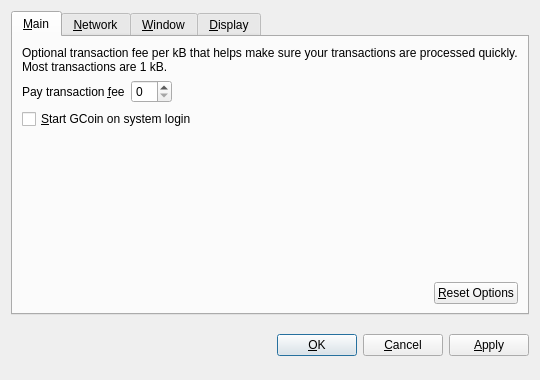
<?xml version="1.0" encoding="UTF-8"?>
<ui version="4.0">
 <class>OptionsDialog</class>
 <widget class="QDialog" name="OptionsDialog">
  <property name="geometry">
   <rect>
    <x>0</x>
    <y>0</y>
    <width>540</width>
    <height>380</height>
   </rect>
  </property>
  <property name="windowTitle">
   <string>Options</string>
  </property>
  <property name="modal">
   <bool>true</bool>
  </property>
  <layout class="QVBoxLayout" name="verticalLayout">
   <item>
    <widget class="QTabWidget" name="tabWidget">
     <property name="tabPosition">
      <enum>QTabWidget::North</enum>
     </property>
     <property name="currentIndex">
      <number>0</number>
     </property>
     <widget class="QWidget" name="tabMain">
      <attribute name="title">
       <string>&amp;Main</string>
      </attribute>
      <layout class="QVBoxLayout" name="verticalLayout_Main">
       <item>
        <widget class="QLabel" name="transactionFeeInfoLabel">
         <property name="text">
          <string>Optional transaction fee per kB that helps make sure your transactions are processed quickly. Most transactions are 1 kB.</string>
         </property>
         <property name="textFormat">
          <enum>Qt::PlainText</enum>
         </property>
         <property name="wordWrap">
          <bool>true</bool>
         </property>
        </widget>
       </item>
       <item>
        <layout class="QHBoxLayout" name="horizontalLayout_1_Main">
         <item>
          <widget class="QLabel" name="transactionFeeLabel">
           <property name="text">
            <string>Pay transaction &amp;fee</string>
           </property>
           <property name="textFormat">
            <enum>Qt::PlainText</enum>
           </property>
           <property name="buddy">
            <cstring>transactionFee</cstring>
           </property>
          </widget>
         </item>
         <item>
          <widget class="BitcoinAmountField" name="transactionFee"/>
         </item>
         <item>
          <spacer name="horizontalSpacer_1_Main">
           <property name="orientation">
            <enum>Qt::Horizontal</enum>
           </property>
           <property name="sizeHint" stdset="0">
            <size>
             <width>40</width>
             <height>20</height>
            </size>
           </property>
          </spacer>
         </item>
        </layout>
       </item>
       <item>
        <widget class="QCheckBox" name="bitcoinAtStartup">
         <property name="toolTip">
          <string>Automatically start GCoin after logging in to the system.</string>
         </property>
         <property name="text">
          <string>&amp;Start GCoin on system login</string>
         </property>
        </widget>
       </item>
       <item>
        <spacer name="verticalSpacer_Main">
         <property name="orientation">
          <enum>Qt::Vertical</enum>
         </property>
         <property name="sizeHint" stdset="0">
          <size>
           <width>20</width>
           <height>40</height>
          </size>
         </property>
        </spacer>
       </item>
       <item>
        <layout class="QHBoxLayout" name="horizontalLayout_2_Main">
         <item>
          <spacer name="horizontalSpacer_2_Main">
           <property name="orientation">
            <enum>Qt::Horizontal</enum>
           </property>
           <property name="sizeHint" stdset="0">
            <size>
             <width>40</width>
             <height>20</height>
            </size>
           </property>
          </spacer>
         </item>
         <item>
          <widget class="QPushButton" name="resetButton">
           <property name="toolTip">
            <string>Reset all client options to default.</string>
           </property>
           <property name="text">
            <string>&amp;Reset Options</string>
           </property>
           <property name="autoDefault">
            <bool>false</bool>
           </property>
          </widget>
         </item>
        </layout>
       </item>
      </layout>
     </widget>
     <widget class="QWidget" name="tabNetwork">
      <attribute name="title">
       <string>&amp;Network</string>
      </attribute>
      <layout class="QVBoxLayout" name="verticalLayout_Network">
       <item>
        <widget class="QCheckBox" name="mapPortUpnp">
         <property name="toolTip">
          <string>Automatically open the GCoin client port on the router. This only works when your router supports UPnP and it is enabled.</string>
         </property>
         <property name="text">
          <string>Map port using &amp;UPnP</string>
         </property>
        </widget>
       </item>
       <item>
        <widget class="QCheckBox" name="connectSocks">
         <property name="toolTip">
          <string>Connect to the GCoin network through a SOCKS proxy (e.g. when connecting through Tor).</string>
         </property>
         <property name="text">
          <string>&amp;Connect through SOCKS proxy:</string>
         </property>
        </widget>
       </item>
       <item>
        <layout class="QHBoxLayout" name="horizontalLayout_Network">
         <item>
          <widget class="QLabel" name="proxyIpLabel">
           <property name="text">
            <string>Proxy &amp;IP:</string>
           </property>
           <property name="textFormat">
            <enum>Qt::PlainText</enum>
           </property>
           <property name="buddy">
            <cstring>proxyIp</cstring>
           </property>
          </widget>
         </item>
         <item>
          <widget class="QValidatedLineEdit" name="proxyIp">
           <property name="maximumSize">
            <size>
             <width>140</width>
             <height>16777215</height>
            </size>
           </property>
           <property name="toolTip">
            <string>IP address of the proxy (e.g. 127.0.0.1)</string>
           </property>
          </widget>
         </item>
         <item>
          <widget class="QLabel" name="proxyPortLabel">
           <property name="text">
            <string>&amp;Port:</string>
           </property>
           <property name="textFormat">
            <enum>Qt::PlainText</enum>
           </property>
           <property name="buddy">
            <cstring>proxyPort</cstring>
           </property>
          </widget>
         </item>
         <item>
          <widget class="QLineEdit" name="proxyPort">
           <property name="maximumSize">
            <size>
             <width>55</width>
             <height>16777215</height>
            </size>
           </property>
           <property name="toolTip">
            <string>Port of the proxy (e.g. 9050)</string>
           </property>
          </widget>
         </item>
         <item>
          <widget class="QLabel" name="socksVersionLabel">
           <property name="text">
            <string>SOCKS &amp;Version:</string>
           </property>
           <property name="textFormat">
            <enum>Qt::PlainText</enum>
           </property>
           <property name="buddy">
            <cstring>socksVersion</cstring>
           </property>
          </widget>
         </item>
         <item>
          <widget class="QValueComboBox" name="socksVersion">
           <property name="toolTip">
            <string>SOCKS version of the proxy (e.g. 5)</string>
           </property>
          </widget>
         </item>
         <item>
          <spacer name="horizontalSpacer_Network">
           <property name="orientation">
            <enum>Qt::Horizontal</enum>
           </property>
           <property name="sizeHint" stdset="0">
            <size>
             <width>40</width>
             <height>20</height>
            </size>
           </property>
          </spacer>
         </item>
        </layout>
       </item>
       <item>
        <spacer name="verticalSpacer_Network">
         <property name="orientation">
          <enum>Qt::Vertical</enum>
         </property>
         <property name="sizeHint" stdset="0">
          <size>
           <width>20</width>
           <height>40</height>
          </size>
         </property>
        </spacer>
       </item>
      </layout>
     </widget>
     <widget class="QWidget" name="tabWindow">
      <attribute name="title">
       <string>&amp;Window</string>
      </attribute>
      <layout class="QVBoxLayout" name="verticalLayout_Window">
       <item>
        <widget class="QCheckBox" name="minimizeToTray">
         <property name="toolTip">
          <string>Show only a tray icon after minimizing the window.</string>
         </property>
         <property name="text">
          <string>&amp;Minimize to the tray instead of the taskbar</string>
         </property>
        </widget>
       </item>
       <item>
        <widget class="QCheckBox" name="minimizeOnClose">
         <property name="toolTip">
          <string>Minimize instead of exit the application when the window is closed. When this option is enabled, the application will be closed only after selecting Quit in the menu.</string>
         </property>
         <property name="text">
          <string>M&amp;inimize on close</string>
         </property>
        </widget>
       </item>
       <item>
        <spacer name="verticalSpacer_Window">
         <property name="orientation">
          <enum>Qt::Vertical</enum>
         </property>
         <property name="sizeHint" stdset="0">
          <size>
           <width>20</width>
           <height>40</height>
          </size>
         </property>
        </spacer>
       </item>
      </layout>
     </widget>
     <widget class="QWidget" name="tabDisplay">
      <attribute name="title">
       <string>&amp;Display</string>
      </attribute>
      <layout class="QVBoxLayout" name="verticalLayout_Display">
       <item>
        <layout class="QHBoxLayout" name="horizontalLayout_1_Display">
         <item>
          <widget class="QLabel" name="langLabel">
           <property name="text">
            <string>User Interface &amp;language:</string>
           </property>
           <property name="textFormat">
            <enum>Qt::PlainText</enum>
           </property>
           <property name="buddy">
            <cstring>lang</cstring>
           </property>
          </widget>
         </item>
         <item>
          <widget class="QValueComboBox" name="lang">
           <property name="toolTip">
            <string>The user interface language can be set here. This setting will take effect after restarting GCoin.</string>
           </property>
          </widget>
         </item>
        </layout>
       </item>
       <item>
        <layout class="QHBoxLayout" name="horizontalLayout_2_Display">
         <item>
          <widget class="QLabel" name="unitLabel">
           <property name="text">
            <string>&amp;Unit to show amounts in:</string>
           </property>
           <property name="textFormat">
            <enum>Qt::PlainText</enum>
           </property>
           <property name="buddy">
            <cstring>unit</cstring>
           </property>
          </widget>
         </item>
         <item>
          <widget class="QValueComboBox" name="unit">
           <property name="toolTip">
            <string>Choose the default subdivision unit to show in the interface and when sending coins.</string>
           </property>
          </widget>
         </item>
        </layout>
       </item>
       <item>
        <widget class="QCheckBox" name="displayAddresses">
         <property name="toolTip">
          <string>Whether to show GCoin addresses in the transaction list or not.</string>
         </property>
         <property name="text">
          <string>&amp;Display addresses in transaction list</string>
         </property>
        </widget>
       </item>
       <item>
        <widget class="QCheckBox" name="coinControlFeatures">
         <property name="toolTip">
          <string>Whether to show coin control features or not.</string>
         </property>
         <property name="text">
          <string>Display coin &amp;control features (experts only!)</string>
         </property>
        </widget>
       </item>
       <item>
        <spacer name="verticalSpacer_Display">
         <property name="orientation">
          <enum>Qt::Vertical</enum>
         </property>
         <property name="sizeHint" stdset="0">
          <size>
           <width>20</width>
           <height>40</height>
          </size>
         </property>
        </spacer>
       </item>
      </layout>
     </widget>
    </widget>
   </item>
   <item>
    <layout class="QHBoxLayout" name="horizontalLayout_Buttons">
     <item>
      <spacer name="horizontalSpacer_1">
       <property name="orientation">
        <enum>Qt::Horizontal</enum>
       </property>
       <property name="sizeHint" stdset="0">
        <size>
         <width>40</width>
         <height>48</height>
        </size>
       </property>
      </spacer>
     </item>
     <item>
      <widget class="QLabel" name="statusLabel">
       <property name="font">
        <font>
         <weight>75</weight>
         <bold>true</bold>
        </font>
       </property>
       <property name="text">
        <string/>
       </property>
       <property name="textFormat">
        <enum>Qt::PlainText</enum>
       </property>
       <property name="wordWrap">
        <bool>true</bool>
       </property>
      </widget>
     </item>
     <item>
      <spacer name="horizontalSpacer_2">
       <property name="orientation">
        <enum>Qt::Horizontal</enum>
       </property>
       <property name="sizeHint" stdset="0">
        <size>
         <width>40</width>
         <height>48</height>
        </size>
       </property>
      </spacer>
     </item>
     <item>
      <widget class="QPushButton" name="okButton">
       <property name="text">
        <string>&amp;OK</string>
       </property>
      </widget>
     </item>
     <item>
      <widget class="QPushButton" name="cancelButton">
       <property name="text">
        <string>&amp;Cancel</string>
       </property>
       <property name="autoDefault">
        <bool>false</bool>
       </property>
      </widget>
     </item>
     <item>
      <widget class="QPushButton" name="applyButton">
       <property name="text">
        <string>&amp;Apply</string>
       </property>
       <property name="autoDefault">
        <bool>false</bool>
       </property>
      </widget>
     </item>
    </layout>
   </item>
  </layout>
 </widget>
 <customwidgets>
  <customwidget>
   <class>BitcoinAmountField</class>
   <extends>QSpinBox</extends>
   <header>bitcoinamountfield.h</header>
  </customwidget>
  <customwidget>
   <class>QValueComboBox</class>
   <extends>QComboBox</extends>
   <header>qvaluecombobox.h</header>
  </customwidget>
  <customwidget>
   <class>QValidatedLineEdit</class>
   <extends>QLineEdit</extends>
   <header>qvalidatedlineedit.h</header>
  </customwidget>
 </customwidgets>
 <resources/>
 <connections/>
</ui>
